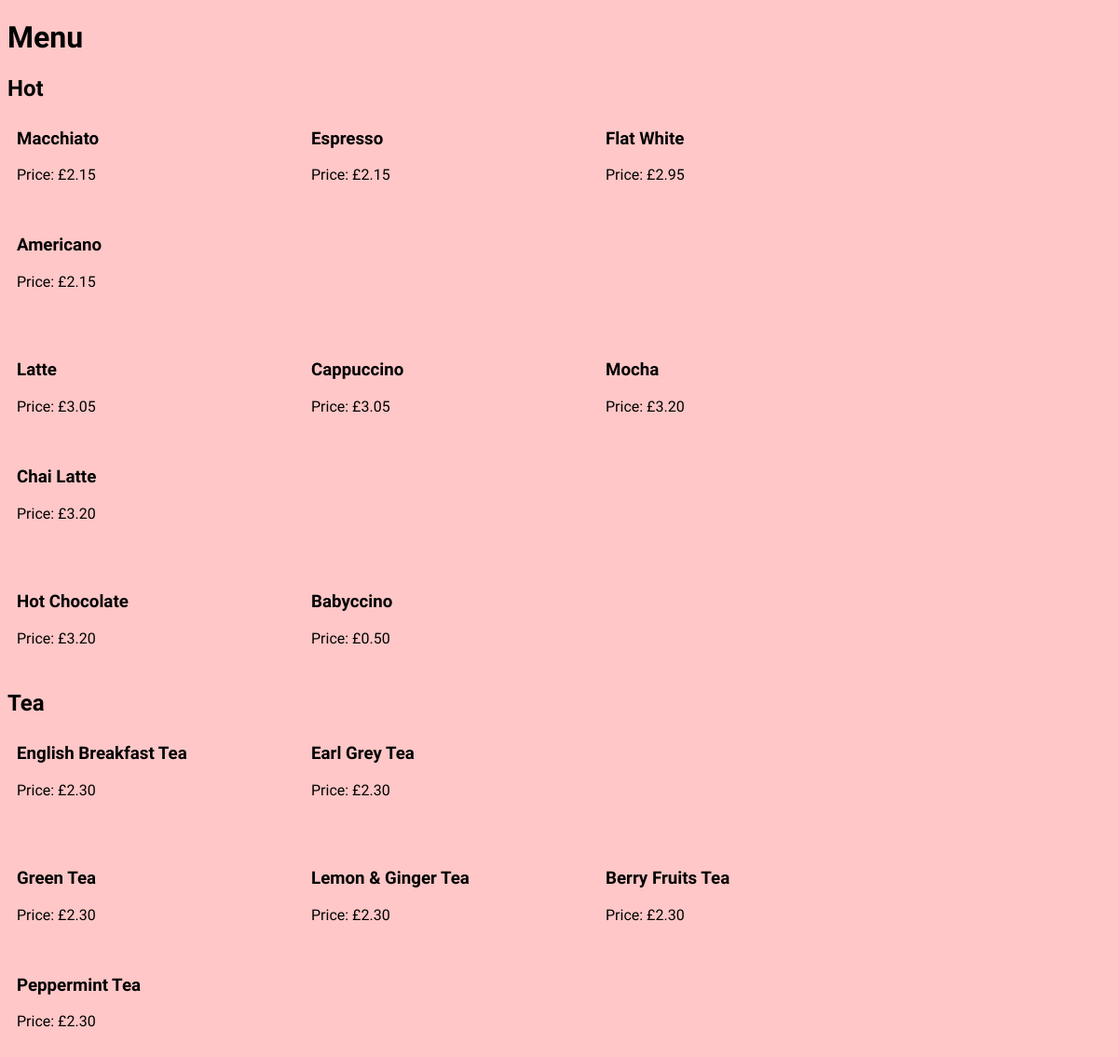
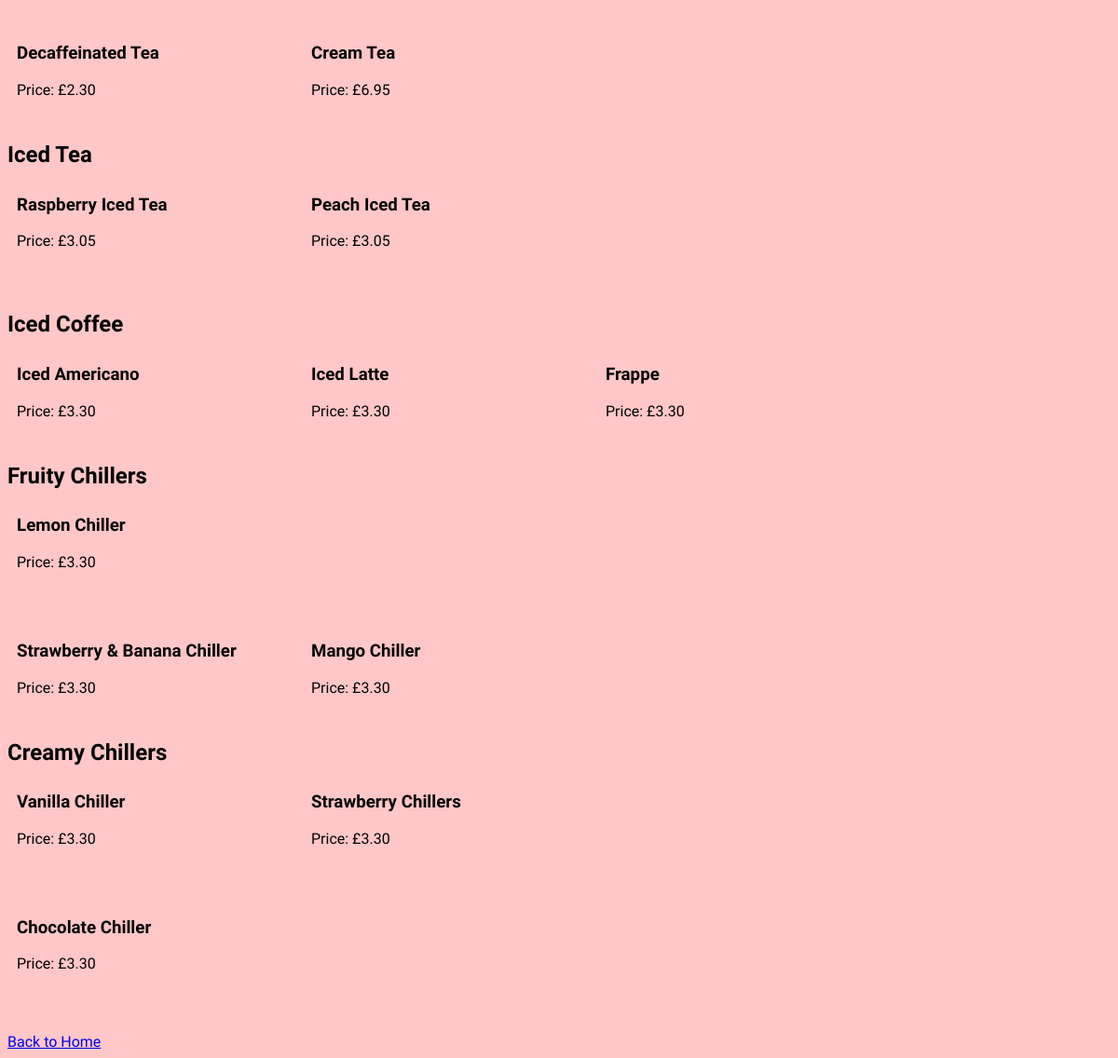
The page /menu on the database its author committed (2 pictures, top to bottom).
### main.py (models this page shows)
class Food(db.Model):
    food_id = db.Column(db.Integer, primary_key=True)
    food_name = db.Column(db.Unicode(64))
    food_price = db.Column(db.Numeric(10,2), nullable=False)
    food_type = db.Column(db.String(30), nullable=False)

### main.py (the view)
@app.route('/menu', methods=["POST", "GET"])
def menu():
    foods = Food.query.all()
    return render_template("menu.html", foods=foods)

### templates/menu.html (shortened to what this page needs)
<!DOCTYPE html>
<html lang="en">
<head>
	</head>
<body>
    <h1>Menu</h1>
    {% set types = [] %}
    {% for food in foods %}
        {% if food.food_type not in types %}
            {% if types|length > 0 %}
                </div>
            {% endif %}
            <div class="menu-type">{{ food.food_type }}</div>
            <div class="row">
        {% endif %}
        <div class="column">
            <h3>{{ food.food_name }}</h3>
            <p>Price: £{{ food.food_price }}</p>
        </div>
        {% if loop.index % 4 == 0 and not loop.last %}
            </div>
            <div class="row">
        {% endif %}
        {% if loop.last %}
            </div>
        {% endif %}
    {% endfor %}
    <br>
    <a href="{{ url_for('index') }}">Back to Home</a>
</body>
</html>

### templates/menu.html (style rules this page uses)
.menu-type { font-size: 24px; font-weight: bold; margin-top: 10px; }
.row { display: flex; flex-wrap: wrap; margin-bottom: 20px; }
.column { width: 25%; padding: 10px; font-size: 16px; }
body { background-color: #FFC7C7; font-family: Indie Flower; overflow-x: hidden; }

### rows shown on the page
Food: food_type "Hot", food_name "Macchiato", food_price "2.15"
Food: food_name "Espresso", food_price "2.15"
Food: food_name "Flat White", food_price "2.95"
Food: food_name "Americano", food_price "2.15"
Food: food_name "Latte", food_price "3.05"
Food: food_name "Cappuccino", food_price "3.05"
Food: food_name "Mocha", food_price "3.20"
Food: food_name "Chai Latte", food_price "3.20"
Food: food_name "Hot Chocolate", food_price "3.20"
Food: food_name "Babyccino", food_price "0.50"
Food: food_type "Tea", food_name "English Breakfast Tea", food_price "2.30"
Food: food_name "Earl Grey Tea", food_price "2.30"
Food: food_name "Green Tea", food_price "2.30"
Food: food_name "Lemon & Ginger Tea", food_price "2.30"
Food: food_name "Berry Fruits Tea", food_price "2.30"
Food: food_name "Peppermint Tea", food_price "2.30"
Food: food_name "Decaffeinated Tea", food_price "2.30"
Food: food_name "Cream Tea", food_price "6.95"
Food: food_type "Iced Tea", food_name "Raspberry Iced Tea", food_price "3.05"
Food: food_name "Peach Iced Tea", food_price "3.05"
Food: food_type "Iced Coffee", food_name "Iced Americano", food_price "3.30"
Food: food_name "Iced Latte", food_price "3.30"
Food: food_name "Frappe", food_price "3.30"
Food: food_type "Fruity Chillers", food_name "Lemon Chiller", food_price "3.30"
Food: food_name "Strawberry & Banana Chiller", food_price "3.30"
Food: food_name "Mango Chiller", food_price "3.30"
Food: food_type "Creamy Chillers", food_name "Vanilla Chiller", food_price "3.30"
Food: food_name "Strawberry Chillers", food_price "3.30"
Food: food_name "Chocolate Chiller", food_price "3.30"
